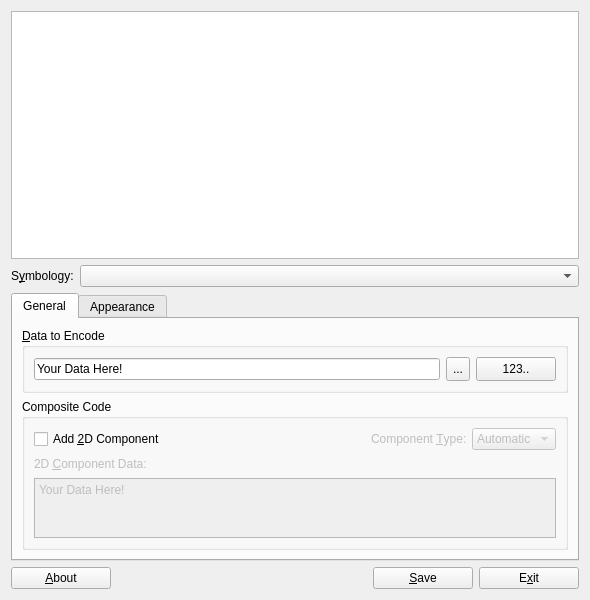
<?xml version="1.0" encoding="UTF-8"?>
<ui version="4.0">
 <class>mainWindow</class>
 <widget class="QWidget" name="mainWindow">
  <property name="windowModality">
   <enum>Qt::NonModal</enum>
  </property>
  <property name="sizePolicy">
   <sizepolicy hsizetype="Fixed" vsizetype="Fixed">
    <horstretch>0</horstretch>
    <verstretch>0</verstretch>
   </sizepolicy>
  </property>
  <property name="minimumSize">
   <size>
    <width>590</width>
    <height>600</height>
   </size>
  </property>
  <property name="maximumSize">
   <size>
    <width>590</width>
    <height>600</height>
   </size>
  </property>
  <property name="windowTitle">
   <string>Zint Barcode Studio 2.4</string>
  </property>
  <property name="windowIcon">
   <iconset resource="resources.qrc">
    <normaloff>:/images/zint.png</normaloff>:/images/zint.png</iconset>
  </property>
  <property name="autoFillBackground">
   <bool>false</bool>
  </property>
  <property name="styleSheet">
   <string notr="true"/>
  </property>
  <property name="locale">
   <locale language="English" country="UnitedStates"/>
  </property>
  <layout class="QVBoxLayout" name="verticalLayout_5">
   <item>
    <widget class="QGraphicsView" name="view">
     <property name="sizePolicy">
      <sizepolicy hsizetype="Fixed" vsizetype="Fixed">
       <horstretch>0</horstretch>
       <verstretch>0</verstretch>
      </sizepolicy>
     </property>
     <property name="minimumSize">
      <size>
       <width>0</width>
       <height>0</height>
      </size>
     </property>
     <property name="maximumSize">
      <size>
       <width>1000</width>
       <height>1000</height>
      </size>
     </property>
     <property name="toolTip">
      <string>Resulting barcode shown here</string>
     </property>
     <property name="autoFillBackground">
      <bool>false</bool>
     </property>
    </widget>
   </item>
   <item>
    <layout class="QHBoxLayout" name="horizontalLayout">
     <property name="sizeConstraint">
      <enum>QLayout::SetMinimumSize</enum>
     </property>
     <item>
      <layout class="QVBoxLayout" name="verticalLayout_6">
       <item>
        <layout class="QHBoxLayout" name="horizontalLayout_5">
         <item>
          <widget class="QLabel" name="lblSymbology">
           <property name="text">
            <string>S&amp;ymbology:</string>
           </property>
           <property name="alignment">
            <set>Qt::AlignLeading|Qt::AlignLeft|Qt::AlignVCenter</set>
           </property>
           <property name="buddy">
            <cstring>bstyle</cstring>
           </property>
          </widget>
         </item>
         <item>
          <widget class="QComboBox" name="bstyle">
           <property name="sizePolicy">
            <sizepolicy hsizetype="Expanding" vsizetype="Fixed">
             <horstretch>0</horstretch>
             <verstretch>0</verstretch>
            </sizepolicy>
           </property>
           <property name="toolTip">
            <string>Type of barcode</string>
           </property>
          </widget>
         </item>
        </layout>
       </item>
       <item>
        <widget class="QTabWidget" name="tabMain">
         <property name="sizePolicy">
          <sizepolicy hsizetype="Minimum" vsizetype="Minimum">
           <horstretch>0</horstretch>
           <verstretch>0</verstretch>
          </sizepolicy>
         </property>
         <property name="maximumSize">
          <size>
           <width>16777215</width>
           <height>350</height>
          </size>
         </property>
         <property name="autoFillBackground">
          <bool>false</bool>
         </property>
         <property name="styleSheet">
          <string notr="true"/>
         </property>
         <property name="currentIndex">
          <number>0</number>
         </property>
         <widget class="QWidget" name="tabGeneral">
          <attribute name="title">
           <string>General</string>
          </attribute>
          <layout class="QVBoxLayout" name="verticalLayout_3">
           <item>
            <widget class="QGroupBox" name="grpData">
             <property name="sizePolicy">
              <sizepolicy hsizetype="Minimum" vsizetype="Minimum">
               <horstretch>0</horstretch>
               <verstretch>0</verstretch>
              </sizepolicy>
             </property>
             <property name="title">
              <string>&amp;Data to Encode</string>
             </property>
             <layout class="QHBoxLayout" name="horizontalLayout_4">
              <item>
               <widget class="QLineEdit" name="txtData">
                <property name="toolTip">
                 <string>Data to encode</string>
                </property>
                <property name="text">
                 <string>Your Data Here!</string>
                </property>
               </widget>
              </item>
              <item>
               <widget class="QToolButton" name="btnMoreData">
                <property name="minimumSize">
                 <size>
                  <width>0</width>
                  <height>24</height>
                 </size>
                </property>
                <property name="toolTip">
                 <string>Encode more data
or import from file</string>
                </property>
                <property name="text">
                 <string>...</string>
                </property>
               </widget>
              </item>
              <item>
               <widget class="QPushButton" name="btnSequence">
                <property name="minimumSize">
                 <size>
                  <width>0</width>
                  <height>24</height>
                 </size>
                </property>
                <property name="toolTip">
                 <string>Encode a sequence</string>
                </property>
                <property name="text">
                 <string>123..</string>
                </property>
               </widget>
              </item>
             </layout>
            </widget>
           </item>
           <item>
            <widget class="QGroupBox" name="grpComposite">
             <property name="enabled">
              <bool>true</bool>
             </property>
             <property name="sizePolicy">
              <sizepolicy hsizetype="Minimum" vsizetype="Minimum">
               <horstretch>0</horstretch>
               <verstretch>0</verstretch>
              </sizepolicy>
             </property>
             <property name="minimumSize">
              <size>
               <width>0</width>
               <height>0</height>
              </size>
             </property>
             <property name="maximumSize">
              <size>
               <width>16777215</width>
               <height>400</height>
              </size>
             </property>
             <property name="title">
              <string>Composite Code</string>
             </property>
             <layout class="QVBoxLayout" name="verticalLayout_2">
              <item>
               <layout class="QHBoxLayout" name="horizontalLayout_2">
                <item>
                 <widget class="QCheckBox" name="chkComposite">
                  <property name="toolTip">
                   <string>Create a composite symbol</string>
                  </property>
                  <property name="text">
                   <string>Add &amp;2D Component</string>
                  </property>
                 </widget>
                </item>
                <item>
                 <spacer name="horizontalSpacer">
                  <property name="orientation">
                   <enum>Qt::Horizontal</enum>
                  </property>
                  <property name="sizeHint" stdset="0">
                   <size>
                    <width>40</width>
                    <height>20</height>
                   </size>
                  </property>
                 </spacer>
                </item>
                <item>
                 <widget class="QLabel" name="lblCompType">
                  <property name="enabled">
                   <bool>false</bool>
                  </property>
                  <property name="text">
                   <string>Component &amp;Type:</string>
                  </property>
                  <property name="buddy">
                   <cstring>cmbCompType</cstring>
                  </property>
                 </widget>
                </item>
                <item>
                 <widget class="QComboBox" name="cmbCompType">
                  <property name="enabled">
                   <bool>false</bool>
                  </property>
                  <property name="toolTip">
                   <string>Type of 2D component</string>
                  </property>
                  <item>
                   <property name="text">
                    <string>Automatic</string>
                   </property>
                  </item>
                  <item>
                   <property name="text">
                    <string>CC-A</string>
                   </property>
                  </item>
                  <item>
                   <property name="text">
                    <string>CC-B</string>
                   </property>
                  </item>
                  <item>
                   <property name="text">
                    <string>CC-C</string>
                   </property>
                  </item>
                 </widget>
                </item>
               </layout>
              </item>
              <item>
               <layout class="QVBoxLayout" name="verticalLayout">
                <property name="sizeConstraint">
                 <enum>QLayout::SetMinimumSize</enum>
                </property>
                <item>
                 <widget class="QLabel" name="lblComposite">
                  <property name="enabled">
                   <bool>false</bool>
                  </property>
                  <property name="text">
                   <string>2D &amp;Component Data:</string>
                  </property>
                  <property name="buddy">
                   <cstring>txtComposite</cstring>
                  </property>
                 </widget>
                </item>
                <item>
                 <widget class="QTextEdit" name="txtComposite">
                  <property name="enabled">
                   <bool>false</bool>
                  </property>
                  <property name="sizePolicy">
                   <sizepolicy hsizetype="Expanding" vsizetype="Expanding">
                    <horstretch>0</horstretch>
                    <verstretch>0</verstretch>
                   </sizepolicy>
                  </property>
                  <property name="maximumSize">
                   <size>
                    <width>16777215</width>
                    <height>60</height>
                   </size>
                  </property>
                  <property name="toolTip">
                   <string>Data to be encoded in 2D component
Remember to place [square brackets] around AI data</string>
                  </property>
                  <property name="html">
                   <string>&lt;!DOCTYPE HTML PUBLIC &quot;-//W3C//DTD HTML 4.0//EN&quot; &quot;http://www.w3.org/TR/REC-html40/strict.dtd&quot;&gt;
&lt;html&gt;&lt;head&gt;&lt;meta name=&quot;qrichtext&quot; content=&quot;1&quot; /&gt;&lt;style type=&quot;text/css&quot;&gt;
p, li { white-space: pre-wrap; }
&lt;/style&gt;&lt;/head&gt;&lt;body style=&quot; font-family:'Sans Serif'; font-size:9pt; font-weight:400; font-style:normal;&quot;&gt;
&lt;p style=&quot; margin-top:0px; margin-bottom:0px; margin-left:0px; margin-right:0px; -qt-block-indent:0; text-indent:0px;&quot;&gt;Your Data Here!&lt;/p&gt;&lt;/body&gt;&lt;/html&gt;</string>
                  </property>
                  <property name="acceptRichText">
                   <bool>false</bool>
                  </property>
                 </widget>
                </item>
               </layout>
              </item>
             </layout>
            </widget>
           </item>
          </layout>
         </widget>
         <widget class="QWidget" name="tabAppear">
          <attribute name="title">
           <string>Appearance</string>
          </attribute>
          <layout class="QVBoxLayout" name="verticalLayout_4">
           <item>
            <layout class="QGridLayout" name="gridLayout">
             <item row="0" column="0">
              <widget class="QLabel" name="label_3">
               <property name="text">
                <string>&amp;Height:</string>
               </property>
               <property name="alignment">
                <set>Qt::AlignLeading|Qt::AlignLeft|Qt::AlignVCenter</set>
               </property>
               <property name="buddy">
                <cstring>heightb</cstring>
               </property>
              </widget>
             </item>
             <item row="1" column="0">
              <widget class="QLabel" name="label_8">
               <property name="text">
                <string>B&amp;order Width:</string>
               </property>
               <property name="alignment">
                <set>Qt::AlignLeading|Qt::AlignLeft|Qt::AlignVCenter</set>
               </property>
               <property name="buddy">
                <cstring>bwidth</cstring>
               </property>
              </widget>
             </item>
             <item row="2" column="0">
              <widget class="QLabel" name="lblWhitespace">
               <property name="text">
                <string>&amp;Whitespace:</string>
               </property>
               <property name="alignment">
                <set>Qt::AlignLeading|Qt::AlignLeft|Qt::AlignVCenter</set>
               </property>
               <property name="buddy">
                <cstring>spnWhitespace</cstring>
               </property>
              </widget>
             </item>
             <item row="3" column="0">
              <widget class="QLabel" name="lblScale">
               <property name="text">
                <string>&amp;Printing Scale:</string>
               </property>
               <property name="alignment">
                <set>Qt::AlignLeading|Qt::AlignLeft|Qt::AlignVCenter</set>
               </property>
               <property name="buddy">
                <cstring>spnScale</cstring>
               </property>
              </widget>
             </item>
             <item row="0" column="1">
              <widget class="QSpinBox" name="heightb">
               <property name="toolTip">
                <string>Overall symbol height</string>
               </property>
               <property name="suffix">
                <string> X</string>
               </property>
               <property name="prefix">
                <string/>
               </property>
               <property name="maximum">
                <number>300</number>
               </property>
               <property name="value">
                <number>50</number>
               </property>
              </widget>
             </item>
             <item row="1" column="1">
              <widget class="QSpinBox" name="bwidth">
               <property name="toolTip">
                <string>Width of boundary bars or border</string>
               </property>
               <property name="suffix">
                <string> X</string>
               </property>
               <property name="minimum">
                <number>0</number>
               </property>
               <property name="maximum">
                <number>16</number>
               </property>
               <property name="value">
                <number>0</number>
               </property>
              </widget>
             </item>
             <item row="2" column="1">
              <widget class="QSpinBox" name="spnWhitespace">
               <property name="toolTip">
                <string>Width of whitespace</string>
               </property>
               <property name="suffix">
                <string> X</string>
               </property>
              </widget>
             </item>
             <item row="3" column="1">
              <widget class="QDoubleSpinBox" name="spnScale">
               <property name="toolTip">
                <string>Image scale when output to file</string>
               </property>
               <property name="suffix">
                <string/>
               </property>
               <property name="decimals">
                <number>2</number>
               </property>
               <property name="minimum">
                <double>0.500000000000000</double>
               </property>
               <property name="maximum">
                <double>99.500000000000000</double>
               </property>
               <property name="singleStep">
                <double>0.500000000000000</double>
               </property>
               <property name="value">
                <double>1.000000000000000</double>
               </property>
              </widget>
             </item>
             <item row="0" column="2">
              <widget class="QLabel" name="label_9">
               <property name="text">
                <string>Border &amp;Type:</string>
               </property>
               <property name="alignment">
                <set>Qt::AlignLeading|Qt::AlignLeft|Qt::AlignVCenter</set>
               </property>
               <property name="buddy">
                <cstring>btype</cstring>
               </property>
              </widget>
             </item>
             <item row="0" column="3">
              <widget class="QComboBox" name="btype">
               <property name="toolTip">
                <string>Add border or box</string>
               </property>
               <item>
                <property name="text">
                 <string>No border</string>
                </property>
               </item>
               <item>
                <property name="text">
                 <string>Bind</string>
                </property>
               </item>
               <item>
                <property name="text">
                 <string>Box</string>
                </property>
               </item>
              </widget>
             </item>
             <item row="1" column="3">
              <widget class="QPushButton" name="fgcolor">
               <property name="toolTip">
                <string>Change ink colour</string>
               </property>
               <property name="text">
                <string>&amp;Foreground Colour</string>
               </property>
              </widget>
             </item>
             <item row="2" column="3">
              <widget class="QPushButton" name="bgcolor">
               <property name="toolTip">
                <string>Change paper colour</string>
               </property>
               <property name="text">
                <string>&amp;Backgound Colour</string>
               </property>
              </widget>
             </item>
             <item row="3" column="3">
              <widget class="QPushButton" name="btnReset">
               <property name="toolTip">
                <string>Reset to black on white</string>
               </property>
               <property name="text">
                <string>&amp;Reset Colours</string>
               </property>
              </widget>
             </item>
            </layout>
           </item>
           <item>
            <widget class="QCheckBox" name="chkHRTHide">
             <property name="toolTip">
              <string>Show text in image</string>
             </property>
             <property name="text">
              <string>Show H&amp;uman Readable Text</string>
             </property>
             <property name="checked">
              <bool>true</bool>
             </property>
            </widget>
           </item>
           <item>
            <spacer name="verticalSpacer">
             <property name="orientation">
              <enum>Qt::Vertical</enum>
             </property>
             <property name="sizeType">
              <enum>QSizePolicy::Minimum</enum>
             </property>
             <property name="sizeHint" stdset="0">
              <size>
               <width>20</width>
               <height>40</height>
              </size>
             </property>
            </spacer>
           </item>
          </layout>
         </widget>
        </widget>
       </item>
      </layout>
     </item>
    </layout>
   </item>
   <item>
    <layout class="QGridLayout" name="gridLayout_2">
     <item row="0" column="0">
      <widget class="QPushButton" name="btnAbout">
       <property name="minimumSize">
        <size>
         <width>100</width>
         <height>0</height>
        </size>
       </property>
       <property name="toolTip">
        <string>About Zint</string>
       </property>
       <property name="text">
        <string>&amp;About</string>
       </property>
      </widget>
     </item>
     <item row="0" column="4">
      <widget class="QPushButton" name="btnSave">
       <property name="minimumSize">
        <size>
         <width>100</width>
         <height>0</height>
        </size>
       </property>
       <property name="toolTip">
        <string>Save image to file</string>
       </property>
       <property name="text">
        <string>&amp;Save</string>
       </property>
      </widget>
     </item>
     <item row="0" column="5">
      <widget class="QPushButton" name="btnExit">
       <property name="minimumSize">
        <size>
         <width>100</width>
         <height>0</height>
        </size>
       </property>
       <property name="text">
        <string>E&amp;xit</string>
       </property>
      </widget>
     </item>
     <item row="0" column="1">
      <spacer name="horizontalSpacer_2">
       <property name="orientation">
        <enum>Qt::Horizontal</enum>
       </property>
       <property name="sizeHint" stdset="0">
        <size>
         <width>40</width>
         <height>20</height>
        </size>
       </property>
      </spacer>
     </item>
    </layout>
   </item>
  </layout>
 </widget>
 <tabstops>
  <tabstop>tabMain</tabstop>
  <tabstop>txtData</tabstop>
  <tabstop>chkComposite</tabstop>
  <tabstop>cmbCompType</tabstop>
  <tabstop>txtComposite</tabstop>
 </tabstops>
 <resources>
  <include location="resources.qrc"/>
 </resources>
 <connections/>
</ui>
